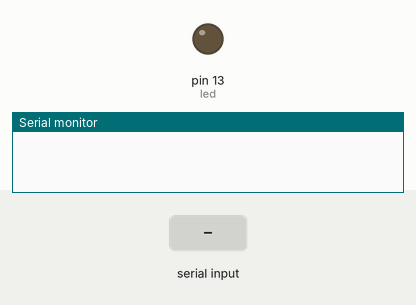
Simulated run of this sketch. Board: Arduino Uno, built with avr-gcc and run on an emulated ATmega328P. Shown: output pins drawn as LEDs (lit = HIGH), the last lines printed to the serial monitor. Inputs (shaded band) come from the test bench. Random numbers use the default seed unless the sketch sets one.

Above: at 1.3 s.
1.4 s: "90,45\n" received over Serial
At 2.55 s:
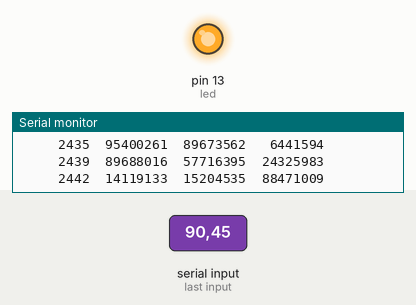
4.2 s: "200\n" received over Serial
At 6.4 s:
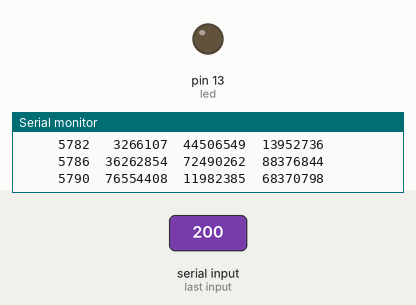
Timing chart, 0 to 7.9 s (numbered marks = the images above; inputs shaded):
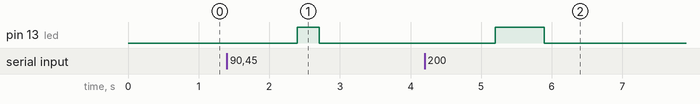

Measured:
- after the input at 1.4 s, pin 13 (led): LOW → HIGH after 1.0 s, → LOW 0.31 s later
- after the input at 4.2 s, pin 13 (led): LOW → HIGH after 1.0 s, → LOW 0.69 s later

The sketch:

SimSignal.ino
```cpp
int  led = 13;
long t0;

void setup(){
     Serial.begin(115200);

     pinMode(led, OUTPUT);
     digitalWrite(led, LOW);

     randomSeed(0);
     delay(100);
     t0 = millis();
}

void loop(){

     long t;
     long data[3];
     char line[40];
     byte gotIt;

     if (Serial.available()){
         String NS = Serial.readString();
         int    N  = NS.toInt();
         digitalWrite(led, HIGH);

         for (int i = 0; i < N; i++){

              t       = millis() - t0;
              data[0] = random(99999999);
              data[1] = random(99999999);
              data[2] = random(99999999);

              sprintf(line, "%9ld %9ld %9ld %9ld",
                       t, data[0], data[1], data[2]);

              Serial.println(line);
              delayMicroseconds(1000);
              }

         digitalWrite(led, LOW);
     }
}
```
